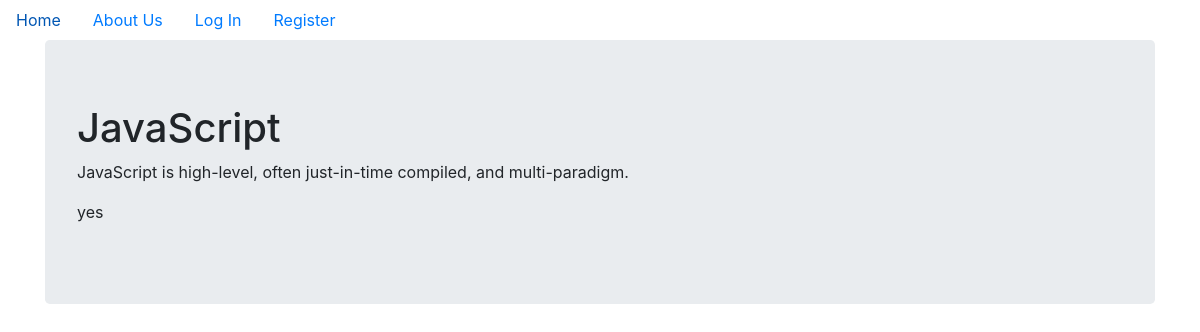
/2, run on the app's committed database.
### OnlineAssessment/models.py (models this page shows, shortened)
class Question(db.Model):
    __tablename__ = 'questions'
    id = db.Column(db.Integer, primary_key=True)
    title = db.Column(db.String(140), nullable=False)
    content = db.Column(db.String(140), nullable=False)
    answers = db.relationship('Answer', backref='question', lazy=True)
    correct_answer = db.Column(db.String(140), nullable=False)

### OnlineAssessment/users/views.py (the view)
@users.route("/<username>")
def user_answers(username):
    page = request.args.get('page', 1, type=int)
    user = User.query.filter_by(username=username).first_or_404()
    answers = Answer.query.filter_by(author=user).order_by(
        Answer.date.desc()).paginate(page=page, per_page=5)
    return render_template('user_answers.html', answers=answers, user=user)

### OnlineAssessment/questions/views.py (called while the page is built)
@questions.route('/<int:question_id>')
def question(question_id):
    question = Question.query.get_or_404(question_id)
    return render_template('question.html', question=question)

### OnlineAssessment/templates/question.html
{% extends "base.html" %}
{% block content %}
<div class="jumbotron">
  <h1>{{ question.title }}</h1>
  <p>{{question.content}}</p>
  <p>{{question.correct_answer}}</p>
</div>
{% endblock content %}

### data on the page
Question: title "JavaScript", content "JavaScript is high-level, often just-in-time compiled, and multi-paradigm.", correct_answer "yes"
